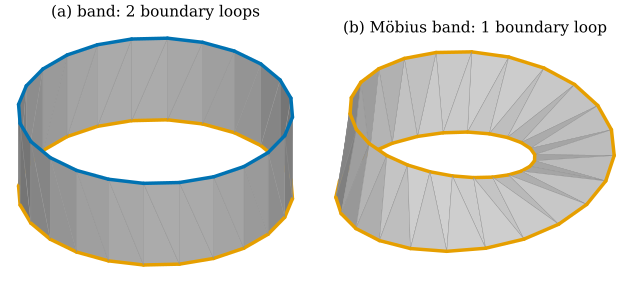

Recreate this plot in Python.
"""Figure 33.4.2: the boundary of a simplicial surface is a union of loops (Section 33.4).

(a) the untwisted band lib/ch33.py cylinder_band(24) (center radius 1, half-width 0.35): two boundary loops of 24
    edges each; (b) the Moebius band dgmesh.mobius_mesh(24) (same size): one boundary loop of 48 edges.
Faces and boundary edges are drawn together with an orthographic camera in back-to-front order.
Self-check: the boundary edges (edges in exactly one triangle) form 2 loops / 1 loop; every boundary vertex lies on
exactly two boundary edges; chi = 0 for both.
An interactive version shows both bands.

Run from the project root:
``PYTHONPATH=tools python3 chapters/33-combinatorial-surfaces/figures/fig-33-4-2-boundary-loops.py``
"""

import pathlib
import sys

import dgmesh as dm

sys.path.insert(0, str(pathlib.Path(__file__).resolve().parents[1] / "lib"))
import ch33  # noqa: E402

import dgfig  # noqa: E402

dgfig.setup()

import matplotlib.pyplot as plt  # noqa: E402
import numpy as np  # noqa: E402
from matplotlib.patches import Polygon  # noqa: E402

C = dgfig.COLORS
LOOP_COLORS = [C["accent"], C["tangent"]]
n = 24


def loops(F):
    """Boundary loops as lists of vertices (Proposition 33.4.8)."""
    be = dm.boundary_edges(F)
    adj = {}
    for a, b in be:
        adj.setdefault(a, []).append(b)
        adj.setdefault(b, []).append(a)
    assert all(len(v) == 2 for v in adj.values())         # two boundary edges at every boundary vertex
    out, seen = [], set()
    for s in sorted(adj):
        if s in seen:
            continue
        cyc, prev, cur = [s], None, s
        while True:
            seen.add(cur)
            nxt = [w for w in adj[cur] if w != prev][0] if prev is not None else adj[cur][0]
            if nxt == s:
                break
            cyc.append(nxt)
            prev, cur = cur, nxt
        out.append(cyc)
    return out


bands = [("(a) band: 2 boundary loops", ch33.cylinder_band(n)), ("(b) Möbius band: 1 boundary loop", dm.mobius_mesh(n))]
fig, axs = plt.subplots(1, 2, figsize=(6.6, 3.2))
data = []
for ax, (title, (V, F)) in zip(axs, bands):
    L = loops(F)
    assert dm.euler_characteristic(F) == 0 and dm.is_manifold(F)
    assert [len(c) for c in L] == ([n, n] if "band:" in title and "Möbius" not in title else [2 * n])
    data.append((V, F, L))
    cam = dm.Ortho(elev=32, azim=-70)
    items = []
    base = dm.hex_to_rgb(C["surface"])
    cols = dm.shade(V, F, base, light=(0.3, -0.6, 0.8), ambient=0.5)
    for f, col in zip(F, cols):
        items.append((cam.depth(V[f].mean(0)), "face", f, col))
    ef = dm.edge_faces(F)
    for k, cyc in enumerate(L):
        for a, b in zip(cyc, cyc[1:] + cyc[:1]):
            (f0,) = ef[(min(a, b), max(a, b))]               # a boundary edge lies in exactly one face
            items.append((cam.depth(V[F[f0]].mean(0)) + 1e-6, "edge", (a, b), LOOP_COLORS[k]))
    items.sort(key=lambda it: it[0])
    for z, (d, kind, obj, col) in enumerate(items):
        if kind == "face":
            ax.add_patch(Polygon(cam(V[obj]), closed=True, facecolor=col, edgecolor="#8c8c8c", lw=0.3, zorder=z))
        else:
            ax.plot(*cam(V[list(obj)]).T, color=col, lw=2.6, zorder=z, solid_capstyle="round")
    P = cam(V)
    ax.set_title(title, fontsize=11.5)
    dgfig.schematic_axes(ax, xlim=(P[:, 0].min() - 0.1, P[:, 0].max() + 0.1),
                         ylim=(P[:, 1].min() - 0.1, P[:, 1].max() + 0.1))
fig.subplots_adjust(left=0.01, right=0.99, top=0.9, bottom=0.02, wspace=0.06)
dgfig.save(fig, __file__)

# ---------------------------------------------------------------- interactive version
import plotly.graph_objects as go  # noqa: E402

tr = []
for (title, _), (V, F, L), off in zip(bands, data, (np.array([-1.5, 0, 0]), np.array([1.5, 0, 0]))):
    W = V + off
    tr.append(dm.plotly_mesh(W, F, color="#D0D0D0", name=title))
    tr.append(dm.plotly_edges(W, F, color="#888888", width=1))
    for k, cyc in enumerate(L):
        idx = cyc + cyc[:1]
        tr.append(go.Scatter3d(x=W[idx, 0], y=W[idx, 1], z=W[idx, 2], mode="lines",
                               line=dict(color=LOOP_COLORS[k], width=8), name=f"boundary loop {k + 1}",
                               hoverinfo="name"))
dm.plotly_save(tr, __file__, "Boundary loops: band (two loops) and Möbius band (one loop)", "fig-33-4-2-interactive")
